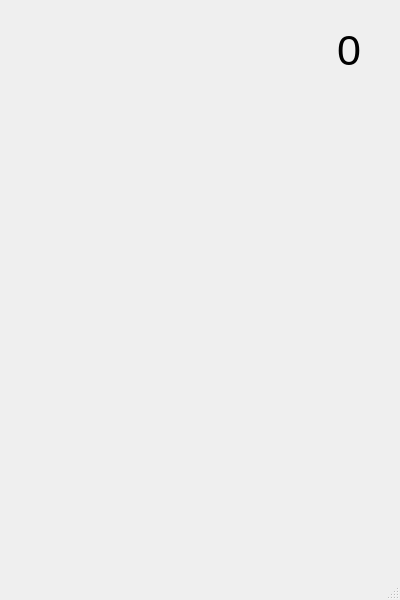
<?xml version="1.0" encoding="UTF-8"?>
<ui version="4.0">
 <class>MainWindow</class>
 <widget class="QMainWindow" name="MainWindow">
  <property name="geometry">
   <rect>
    <x>0</x>
    <y>0</y>
    <width>400</width>
    <height>600</height>
   </rect>
  </property>
  <property name="windowTitle">
   <string>MainWindow</string>
  </property>
  <widget class="QWidget" name="centralwidget">
   <widget class="QLabel" name="screenlabel">
    <property name="geometry">
     <rect>
      <x>0</x>
      <y>10</y>
      <width>361</width>
      <height>81</height>
     </rect>
    </property>
    <property name="font">
     <font>
      <pointsize>32</pointsize>
     </font>
    </property>
    <property name="text">
     <string>0</string>
    </property>
    <property name="alignment">
     <set>Qt::AlignRight|Qt::AlignTrailing|Qt::AlignVCenter</set>
    </property>
   </widget>
  </widget>
  <widget class="QMenuBar" name="menubar">
   <property name="geometry">
    <rect>
     <x>0</x>
     <y>0</y>
     <width>400</width>
     <height>26</height>
    </rect>
   </property>
  </widget>
  <widget class="QStatusBar" name="statusbar"/>
 </widget>
 <resources/>
 <connections/>
</ui>
